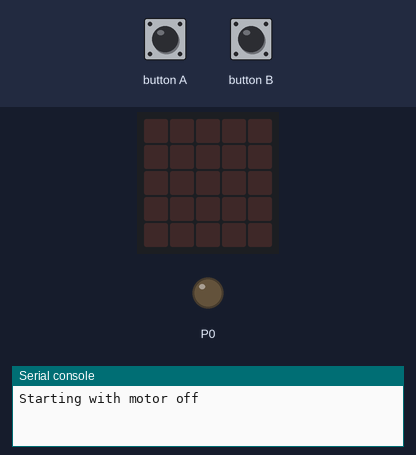
Simulated run of this program. Board: BBC micro:bit running MicroPython. Shown: the board's 5×5 LED display, output pins drawn as LEDs (lit = HIGH), the last lines printed to the serial console. Inputs (shaded band) come from the test bench.

Above: at 1.2 s.
1.3 s: button A pressed for 0.15 s
At 2.5 s:
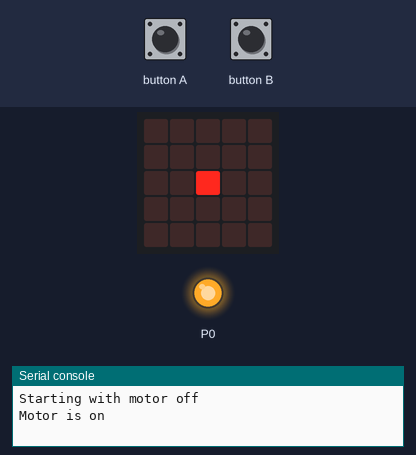
2.9 s: button B pressed for 0.15 s
At 3.8 s:
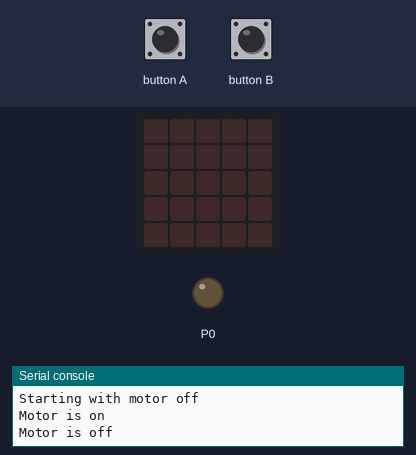
4.5 s: button A pressed for 1 s
At 5.0 s:
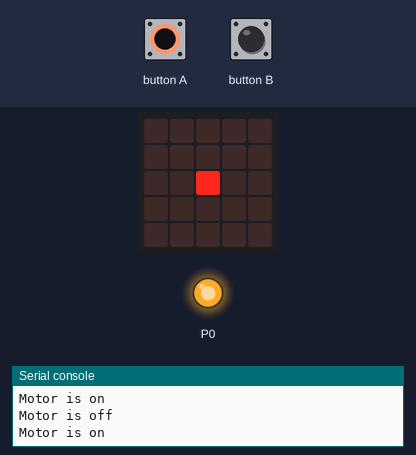
7.0 s: button B pressed for 1 s
At 8.1 s:
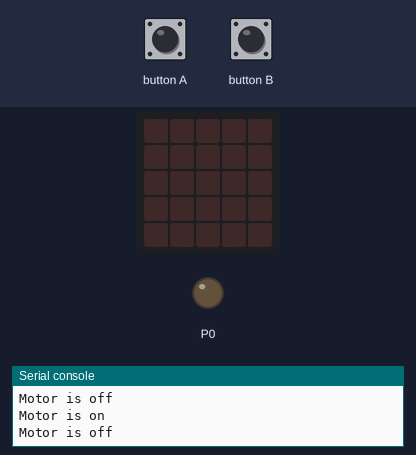
Timing chart, 0 to 10.0 s (numbered marks = the images above; inputs shaded):
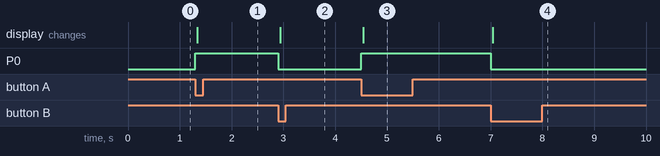

The program:

Relay.py
```python
# Button A turns motor ON Button B turns it OFF
from microbit import *

OFF: int = 0
ON: int = 1

# Set initial conditions
print("Starting with motor off");
motor_state: int = OFF
pin0.write_digital(motor_state)

# Loop changing motor state when buttons are pressed
while True:
    if button_a.is_pressed() and motor_state == OFF:
        print("Motor is on")
        motor_state = ON
        pin0.write_digital(motor_state)
        display.set_pixel(2, 2, 9)
    elif button_b.is_pressed() and motor_state == ON:
        print("Motor is off")
        motor_state = OFF
        pin0.write_digital(motor_state)
        display.set_pixel(2, 2, 0)
```

Measured:
- after the input at 1.3 s, P0: LOW → HIGH at once; the display: changes at once (image 1)
- after the input at 2.9 s, P0: HIGH → LOW at once; the display: changes at once (image 2)
- after the input at 4.5 s, P0: LOW → HIGH at once; the display: changes at once (image 3)
- after the input at 7.0 s, P0: HIGH → LOW at once; the display: changes at once (image 4)
